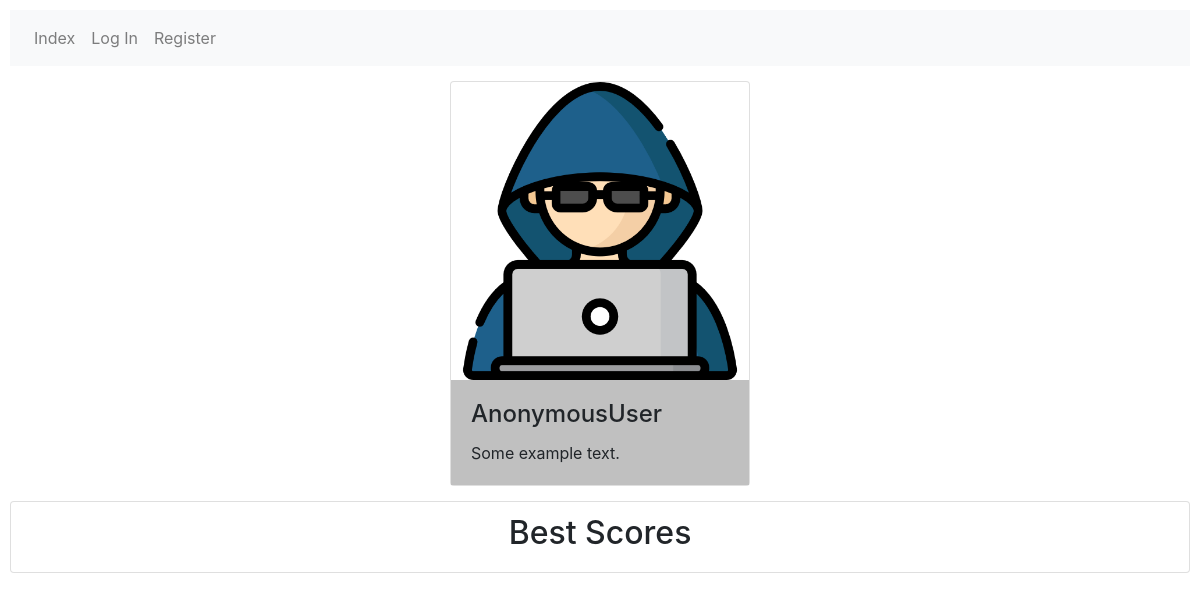
The app's page /profile/igor, older data.
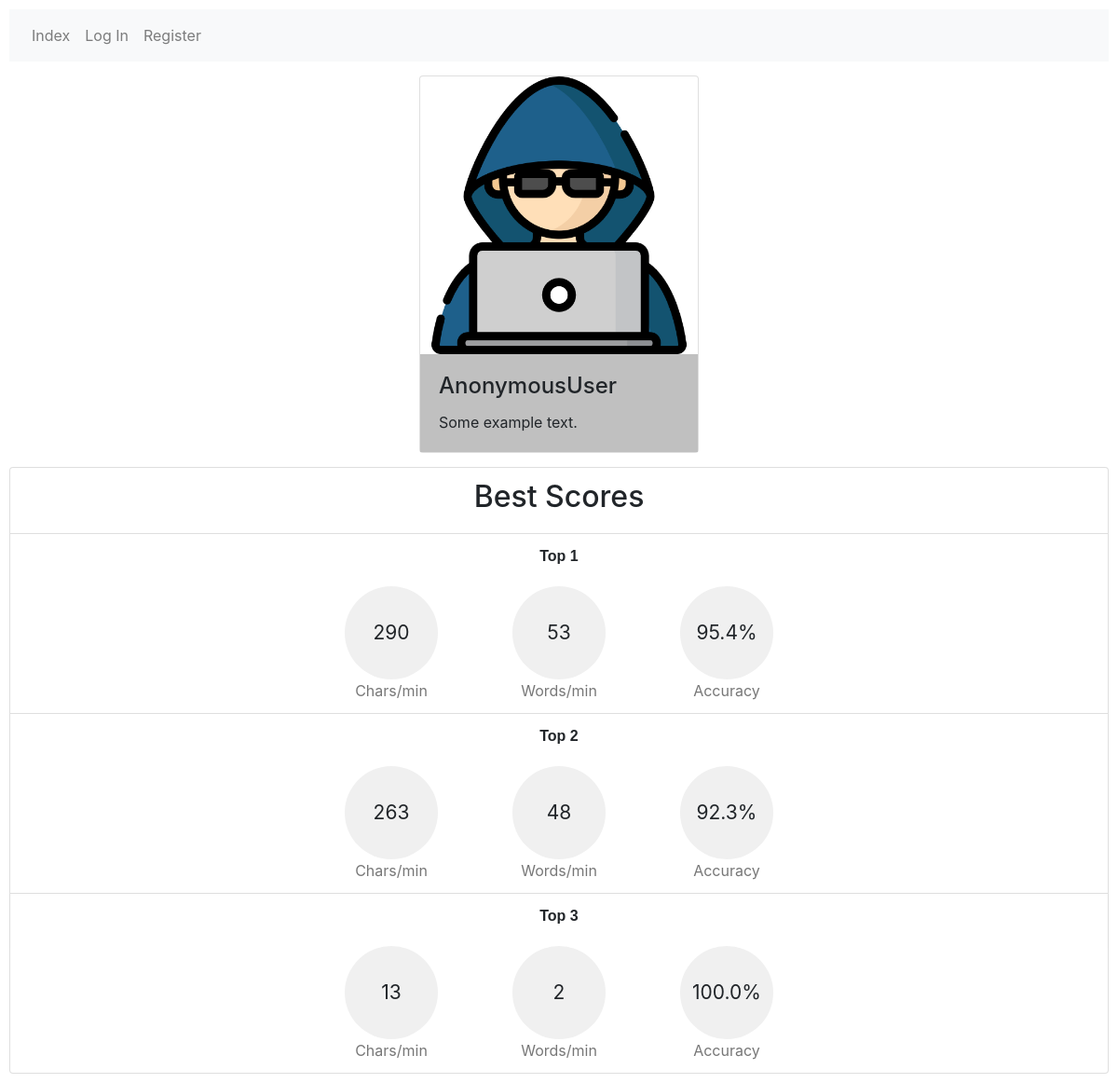
The same page, newer data.
### type_speed/models.py (models this page shows, shortened)
class Scores(models.Model):
    user = models.ForeignKey(User, on_delete=models.CASCADE, related_name="scores")
    words_min = models.IntegerField(default=0)
    chars_min = models.IntegerField(default=0)
    accuracy = models.CharField(max_length=32)

### type_speed/views.py (the view)
# urls.py: path("profile/<str:username>", views.profile, name="profile"),
def profile(request, username):
    user = User.objects.get(username=username)
    scores = user.scores.all().order_by('-chars_min')
    return render(request, "type_speed/profile.html", {
        'scores': scores[:3]
    })

### type_speed/templates/type_speed/profile.html (shortened to what this page needs)
{% extends "type_speed/layout.html" %}
{% load static %}
{% block body %}
    <div class="d-flex justify-content-center" id="card">
        <div class="card" style="width:300px">
            {% if request.user.gender == 'male' %}
                <img class="card-img-top" src="{% static 'type_speed/icons/man.png' %}" alt="Card image">
            {% elif request.user.gender == 'female' %}
                <img class="card-img-top" src="{% static 'type_speed/icons/woman.png' %}" alt="Card image">
            {% else %}
                <img class="card-img-top" src="{% static 'type_speed/icons/hacker.png' %}" alt="Card image">
            {% endif %}
            <div class="card-body">
                <h4 class="card-title">{{ request.user }}</h4>
                <p class="card-text">Some example text.</p>
            </div>
        </div>
    </div>
    <ul class="list-group">
        <li class="list-group-item"><b><h2>Best Scores</h2></b></li>
        {% for score in scores %}
            <li class="list-group-item">
                <b class="info">Top {{ forloop.counter }}</b>
                <div class="test-results">
                    <div class="result-item">
                        <div class="results"  style="height: 100px; width: 100px; font-size: 21px; margin: 20px; margin-bottom: 0px;">{{ score.chars_min }}</div>
                        <div class="result-description">Chars/min</div>
                      </div>
                    <div class="result-item">
                      <div class="results"  style="height: 100px; width: 100px; font-size: 21px; margin: 20px; margin-bottom: 0px">{{ score.words_min }}</div>
                      <div class="result-description">Words/min</div>
                    </div>
                    <div class="result-item">
                      <div class="results"  style="height: 100px; width: 100px; font-size: 21px; margin: 20px; margin-bottom: 0px">{{ score.accuracy }}</div>
                      <div class="result-description">Accuracy</div>
                </div>
            </li>
        {% endfor %}
    </ul>
{% endblock %}

### type_speed/templates/type_speed/layout.html (shortened to what this page needs)
{% load static %}
<!DOCTYPE html>
<html lang="en">
    <head>
        <link rel="stylesheet" href="https://stackpath.bootstrapcdn.com/bootstrap/4.4.1/css/bootstrap.min.css">
        <link href="{% static 'type_speed/styles.css' %}" rel="stylesheet">
    </head>
    <body>
        <nav class="navbar navbar-expand-lg navbar-light bg-light navbar-custom">
            <div>
              <ul class="navbar-nav mr-auto flex-nowrap">
                <li class="nav-item">
                  <a class="nav-link" href="{% url 'index' %}">Index</a>
                </li>
                {% if user.is_authenticated %}
                    <li class="nav-item">
                        <a class="nav-link" href="{% url 'logout' %}">Log Out</a>
                    </li>
                {% else %}
                    <li class="nav-item">
                        <a class="nav-link" href="{% url 'login' %}">Log In</a>
                    </li>
                    <li class="nav-item">
                        <a class="nav-link" href="{% url 'register' %}">Register</a>
                    </li>
                {% endif %}
              </ul>
            </div>
          </nav>
        <div class="body">
            {% block body %}
            {% endblock %}
        </div>
    </body>
</html>

### type_speed/static/type_speed/styles.css (style rules this page uses)
body { margin: 10px; }
h2 { text-align: center; }
.info { grid-area: info; display: flex; align-items: center; justify-content: center; font-family: sans-serif; text-align: center; }
.results { display: flex; justify-content: center; align-items: center; width: 240px; height: 240px; border-radius: 50%; background-color: #f0f0f0; text-align: center; font-size: 50px; margin-top: 50px; margin-left: 40px; margin-right: 40px; }
.test-results { display: flex; justify-content: center; align-items: center; flex-direction: row; }
.result-item { display: flex; flex-direction: column; align-items: center; margin: 0 20px; }
.result-description { font-size: 16px; color: #777; }
#card { margin: 15px; }
.card-body { background-color: silver; }

Row changes from the older to the newer data that the page shows:
added Scores: chars_min "290", words_min "53", accuracy "95.4%"
added Scores: chars_min "263", words_min "48", accuracy "92.3%"
added Scores: chars_min "13", words_min "2", accuracy "100.0%"
